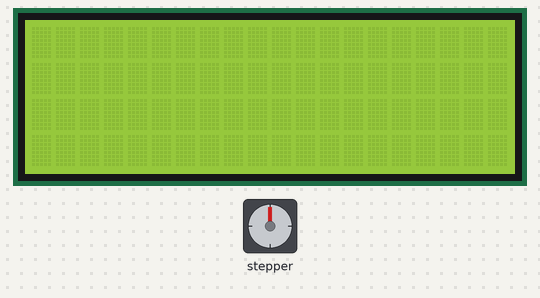
Bench run of a sketch on a simulated Arduino Uno, built with avr-gcc and run on an emulated ATmega328P. Shown: stepper motor, 20×4 character LCD. Wiring (inferred from the names in the program): stepper motor (2048 steps per turn assumed): coils pin 8, pin 9, pin 10, pin 11.

Above: at 0.23 s.
At 9.91 s:
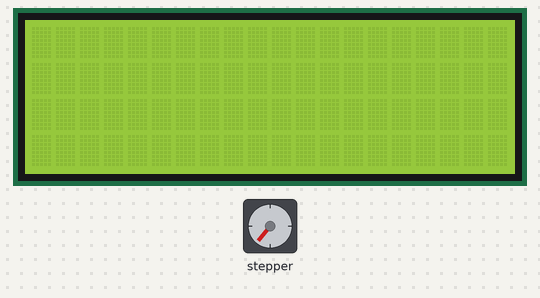
At 19.89 s:
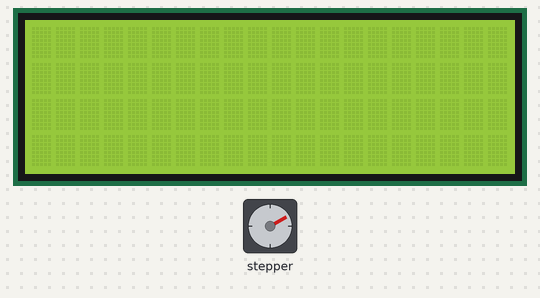
At 39.56 s:
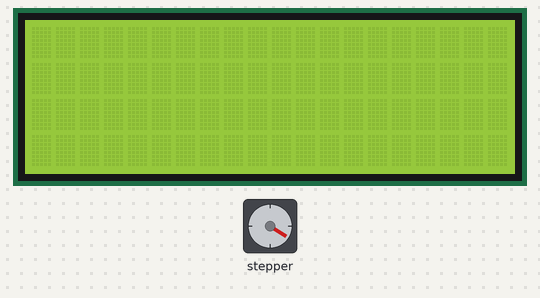
Timing chart, 0 to 40.0 s (numbered marks = the images above):
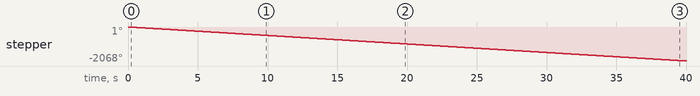

Measured:
- by itself, stepper: keeps turning counter-clockwise at about 52°/s

The sketch:

Motor_Spin.ino
```cpp
//declare variables and etc for liquid display
#include <Wire.h>
#include <LCD.h>
#include <LiquidCrystal_I2C.h>

#define I2C_ADDR 0x3F
#define BACKLIGHT_PIN 3
#define En_pin 2
#define Rw_pin 1
#define Rs_pin 0
#define D4_pin 4
#define D5_pin 5
#define D6_pin 6
#define D7_pin 7

LiquidCrystal_I2C lcd(I2C_ADDR, En_pin, Rw_pin, Rs_pin, D4_pin, D5_pin, D6_pin, D7_pin);

//declare variables for the motor pins
int motorPin1 = 8;    // Blue   - 28BYJ48 pin 1
int motorPin2 = 9;    // Pink   - 28BYJ48 pin 2
int motorPin3 = 10;    // Yellow - 28BYJ48 pin 3
int motorPin4 = 11;    // Orange - 28BYJ48 pin 4
// Red    - 28BYJ48 pin 5 (VCC)
int lcdCount = 0;

int motorSpeed = 1200;  //variable to set stepper speed
int count = 0;          // count of steps made
int countsperrev = 512; // number of steps per full revolution
int lookup[8] = {B01000, B01100, B00100, B00110, B00010, B00011, B00001, B01001};

//button information
int buttonState = 0;
int trigger = 0;
const int buttonPin = 13;

//////////////////////////////////////////////////////////////////////////////
void setup() {
  //declare the motor pins as outputs
  pinMode(motorPin1, OUTPUT);
  pinMode(motorPin2, OUTPUT);
  pinMode(motorPin3, OUTPUT);
  pinMode(motorPin4, OUTPUT);
  Serial.begin(9600);

  //declare lcd
  lcd.begin (20, 4, LCD_5x8DOTS);
  lcd.setBacklightPin(BACKLIGHT_PIN, POSITIVE);

  //declare button
  pinMode(buttonPin, INPUT);
}

//////////////////////////////////////////////////////////////////////////////
void loop() {
  /*
    if(count < countsperrev )
      clockwise();
    else if (count == countsperrev * 2)
      count = 0;
    else
  */

  // count++;
  lcd.setBacklight(HIGH);
  lcd.home ();
 // lcd.print("HELLO WORLD");
 if(buttonState = HIGH){
   trigger++;
 }

  anticlockwise();
}

//////////////////////////////////////////////////////////////////////////////
//set pins to ULN2003 high in sequence from 1 to 4
//delay "motorSpeed" between each pin setting (to determine speed)

void anticlockwise()
{
  for (int i = 0; i < 8; i++)
  {
    setOutput(i);
    delayMicroseconds(motorSpeed);
  }
}

void clockwise()
{
  for (int i = 7; i >= 0; i--)
  {
    setOutput(i);
    delayMicroseconds(motorSpeed);
  }
}

void setOutput(int out)
{
  digitalWrite(motorPin1, bitRead(lookup[out], 0));
  digitalWrite(motorPin2, bitRead(lookup[out], 1));
  digitalWrite(motorPin3, bitRead(lookup[out], 2));
  digitalWrite(motorPin4, bitRead(lookup[out], 3));
}
```
